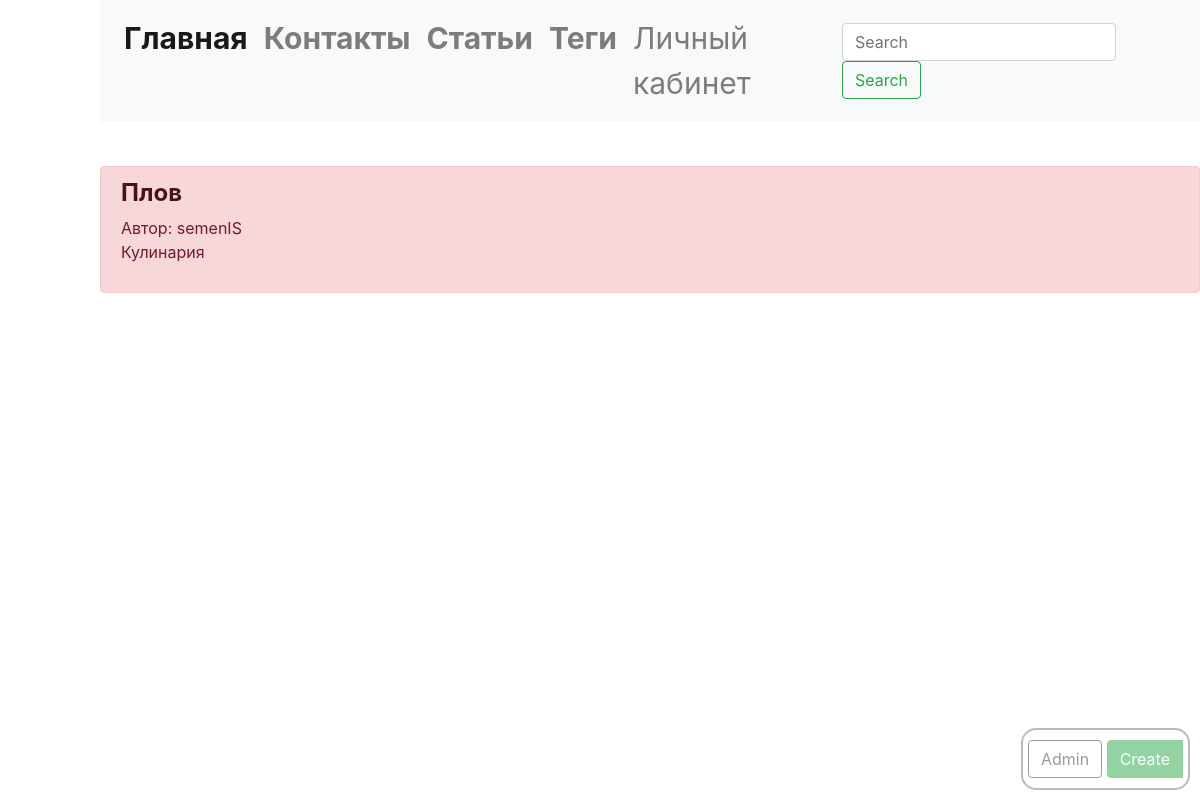
Screenshot of /articles/ (signed in) with the database file from the repository.
### Main/models.py (models this page shows, shortened)
class MyArticles(models.Model):
    colors = {
        "success":'green',
        'warning':"yellow",
        'danger':"red" ,
        'dark': "black" ,
        'light': 'white',
        'info': 'blue',
   }
    name = models.CharField('Название', max_length=60, unique=True,)
    author = models.ForeignKey('auth.User', on_delete = models.CASCADE,)
    text = models.TextField('Tекст',)
    slug = models.SlugField(verbose_name='URL', max_length=50,)
    html_text = models.TextField(editable=False)
    data = models.DateTimeField('Дата', auto_now_add=True,)
    color = models.CharField('Цвет',max_length=10, choices=colors.items(), default='green')
    tag = models.ForeignKey(Tag, on_delete = models.CASCADE,verbose_name='тег',blank=True)
    class Meta:
        ordering = ["-name"]
        verbose_name = 'Статья'
        verbose_name_plural = 'Статьи'

class Tag(models.Model):
    name = models.CharField('Название', max_length=30, unique=True)
    slug = models.SlugField('URL', unique=True)
    author = models.ForeignKey('auth.User', on_delete=models.CASCADE,)
    def __str__(self):
        return self.name
    class Meta:
        verbose_name = 'Тег'
        verbose_name_plural = 'Теги'
        ordering = ["name"]

### Main/views.py (the view)
# urls.py: path('articles/', views.articles , name='articles' ),
def articles(request):
    listarticles = MyArticles.objects.all()
    return render(request, 'articles/index.html', context={
        'articles':listarticles,
        'is_list':True,
    })

### template/articles/index.html (shortened to what this page needs)
{% extends "layaut.html" %}
{% block content %}
    {% for i in articles %}
        <div class="alert alert-{{i.color}}" role="alert">
                <h4>
                    <a href='{% url "main:detail" i.slug %}' class="alert-link">
                        {{i.name}}
                    </a>
                </h4>
                    Автор: {{i.author.username}}
                <p>{{i.tag}}</p>
        </div>
    {% endfor %}
{% endblock %}

### rows the page displays
MyArticles: name "Плов", author.username "semenIS", tag "Кулинария"
